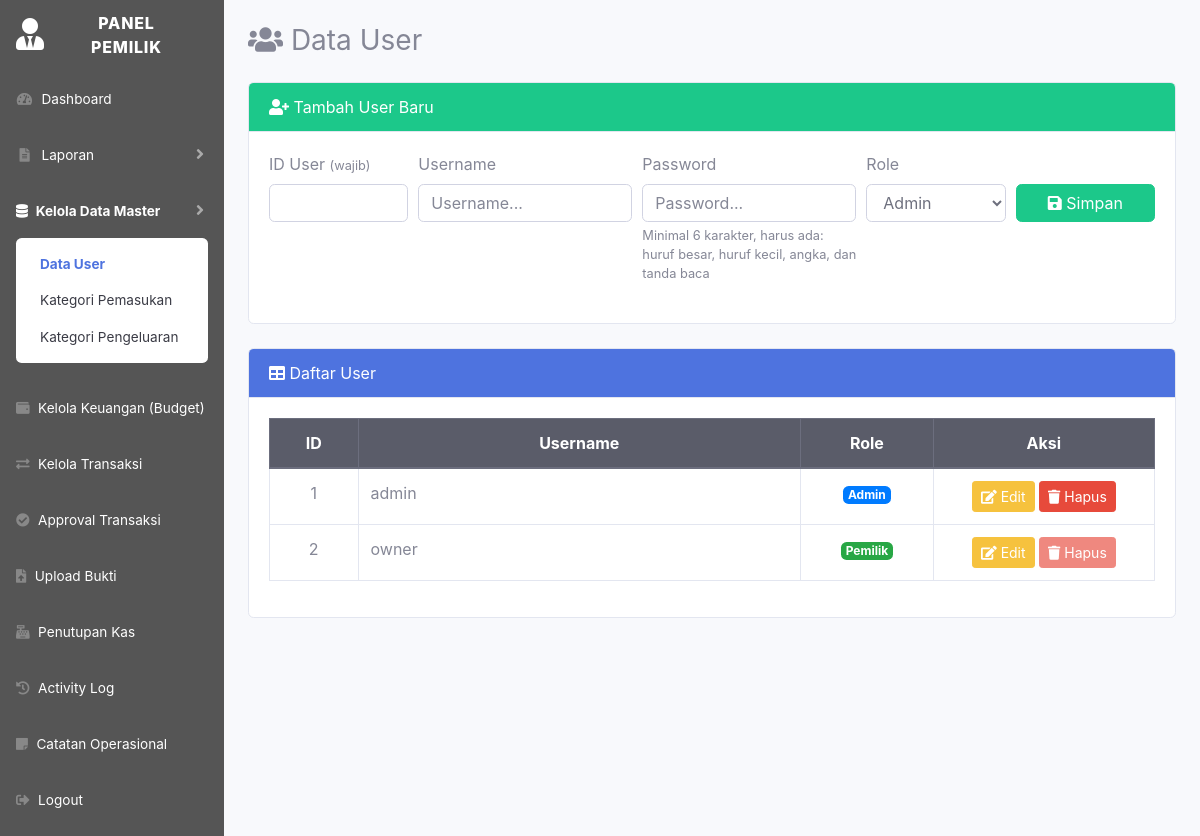
Before: /OWNER/data_user.php (signed in) with the older database file.
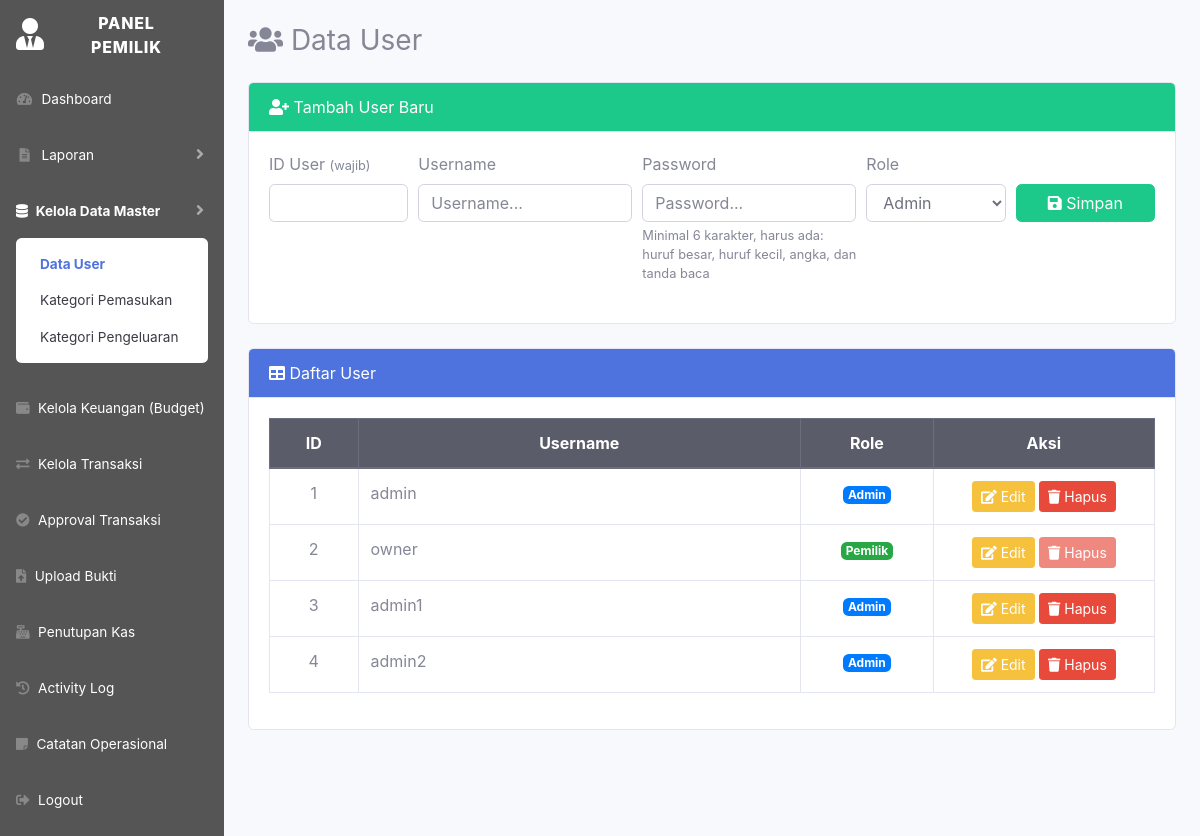
After: the same page with the newer database file.
### tables this page shows
CREATE TABLE `users` (
  `user_id` int(11) NOT NULL,
  `username` varchar(100) NOT NULL,
  `password` varchar(255) NOT NULL,
  `role` enum('admin','pemilik') NOT NULL
);

### OWNER/data_user.php (the view, shortened to what this page needs)
<?php
include '../config.php';
$data = mysqli_query($conn, "SELECT * FROM users ORDER BY user_id ASC");
?>
<!DOCTYPE html>
<html lang="id">
<head>
	<link href="../startbootstrap-sb-admin-2-master/vendor/fontawesome-free/css/all.min.css" rel="stylesheet">
	<link href="../startbootstrap-sb-admin-2-master/css/sb-admin-2.min.css" rel="stylesheet">
</head>
<body id="page-top">
<div id="wrapper">
	<?php $currentPage = 'data_user'; include 'sidebar_owner.php'; ?>
	<div id="content-wrapper" class="d-flex flex-column">
		<div id="content" class="p-4">
			<h3 class="mb-4"><i class="fas fa-users"></i> Data User</h3>
			<div class="card mb-4">
				<div class="card-header bg-success text-white">
					<i class="fas fa-user-plus"></i> Tambah User Baru
				</div>
				<div class="card-body">
					<form method="POST">
						<div class="form-row">
							<div class="form-group col-md-2">
								<label>ID User <small class="text-muted">(wajib)</small></label>
								<input type="number" name="user_id" class="form-control" min="1" required>
							</div>
							<div class="form-group col-md-3">
								<label>Username</label>
								<input type="text" name="username" class="form-control" placeholder="Username..." required>
							</div>
							<div class="form-group col-md-3">
								<label>Password</label>
								<input type="password" name="password" id="password_tambah" class="form-control" placeholder="Password..." required>
								<small class="form-text text-muted">
									Minimal 6 karakter, harus ada: huruf besar, huruf kecil, angka, dan tanda baca
								</small>
							</div>
							<div class="form-group col-md-2">
								<label>Role</label>
								<select name="role" class="form-control" required>
									<option value="admin">Admin</option>
								</select>
							</div>
							<div class="form-group col-md-2">
								<label>&nbsp;</label>
								<button type="submit" name="tambah" class="btn btn-success btn-block"><i class="fas fa-save"></i> Simpan</button>
							</div>
						</div>
					</form>
				</div>
			</div>
			<div class="card">
				<div class="card-header bg-primary text-white">
					<i class="fas fa-table"></i> Daftar User
				</div>
				<div class="card-body table-responsive">
					<table class="table table-bordered table-hover">
						<thead class="thead-dark text-center">
							<tr>
								<th width="10%">ID</th>
								<th>Username</th>
								<th width="15%">Role</th>
								<th width="25%">Aksi</th>
							</tr>
						</thead>
						<tbody>
						<?php if (mysqli_num_rows($data) > 0): ?>
							<?php while ($r = mysqli_fetch_assoc($data)): ?>
								<tr>
									<td class="text-center"><?= $r['user_id']; ?></td>
									<td><?= htmlspecialchars($r['username']); ?></td>
									<td class="text-center">
										<span class="badge badge-<?= $r['role'] == 'admin' ? 'admin' : 'pemilik'; ?>">
											<?= ucfirst($r['role']); ?>
										</span>
									</td>
									<td class="text-center">
										<button class="btn btn-warning btn-sm" data-toggle="modal" data-target="#edit<?= $r['user_id']; ?>">
											<i class="fas fa-edit"></i> Edit
										</button>
										<?php if ($r['user_id'] != $_SESSION['user_id']): ?>
											<a href="?hapus=<?= $r['user_id']; ?>" class="btn btn-danger btn-sm" onclick="return confirm('Hapus user ini?')">
												<i class="fas fa-trash"></i> Hapus
											</a>
										<?php else: ?>
											<button class="btn btn-danger btn-sm" disabled title="Tidak dapat menghapus user yang sedang login">
												<i class="fas fa-trash"></i> Hapus
											</button>
										<?php endif; ?>
									</td>
								</tr>
							<?php endwhile; ?>
						<?php else: ?>
							<tr><td colspan="4" class="text-center text-muted">Belum ada user.</td></tr>
						<?php endif; ?>
						</tbody>
					</table>
				</div>
			</div>
		</div>
	</div>
</div>
</body>
</html>

Changed rows visible on the page:
added users: user_id "3", username "admin1", role "Admin"
added users: user_id "4", username "admin2", role "Admin"
